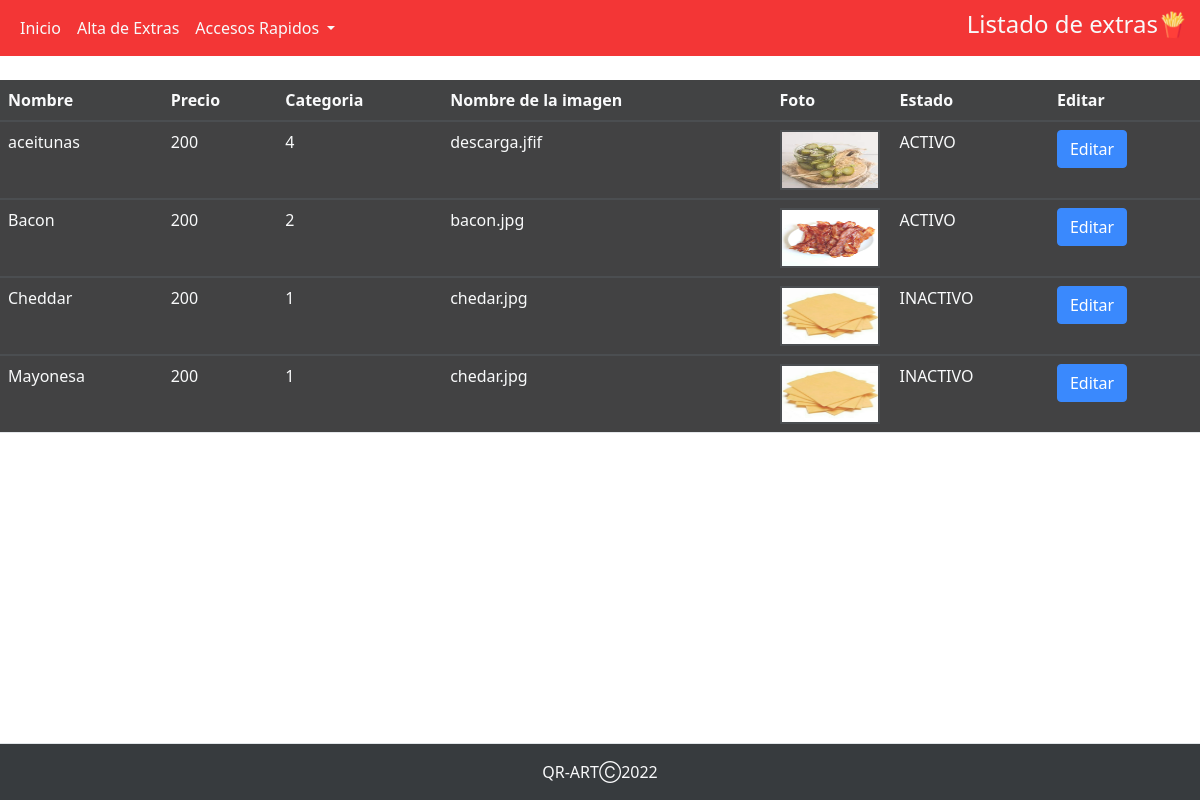
The page /perfiles/perfil_admin/abm_extras/modificacion_extra.php on the database its author committed.
### tables this page shows
CREATE TABLE `extra` (
  `cod_extra` int(6) NOT NULL,
  `categ_extra` text NOT NULL,
  `nombre_extra` text NOT NULL,
  `precio_extra` decimal(11,0) NOT NULL,
  `foto_extra` text NOT NULL,
  `estado_extra` tinyint(1) NOT NULL
);

### perfiles/perfil_admin/abm_extras/modificacion_extra.php (the view, shortened to what this page needs)
<?php
$conexion=mysqli_connect("localhost","root","","qr_art");
?>
<!DOCTYPE html>
<html lang="en">
<head>
    <link rel="stylesheet" href="https://cdnjs.cloudflare.com/ajax/libs/twitter-bootstrap/5.1.3/css/bootstrap.min.css">
    <link rel="stylesheet" href="https://cdn.datatables.net/1.12.1/css/dataTables.bootstrap5.min.css">
    <link rel="stylesheet " href="../../../assets/nav.css">
    <link rel="stylesheet " href="../../../assets/backp.css">
    <link rel="stylesheet " href="../../../assets/table.css">
</head>
<body>
<nav class="navbar navbar-expand-lg">
  <div class="container-fluid">
    <div class="collapse navbar-collapse" id="navbarSupportedContent">
      <ul class="navbar-nav me-auto mb-2 mb-lg-0">
        <li class="nav-item">
          <a class="nav-link active text-light" aria-current="page" href="../perfil_admin.php">Inicio</a>
        </li>
        <li class="nav-item">
          <a class="nav-link text-light" href="./alta_extra.php">Alta de Extras</a>
        </li>
        <li class="nav-item dropdown">
          <a class="nav-link dropdown-toggle text-light" href="#" id="navbarDropdown" role="button" data-bs-toggle="dropdown" aria-expanded="false">
            Accesos Rapidos
          </a>
        </li>
      </ul>
      <h4 class="text-sm-center text-light">Listado de extras🍟</h4>
    </div>
  </div>
</nav>
  <br>
  <table id="extra" name="extra" class="table table-striped" style="width:100%">
        <thead>
            <tr class="text-light">
                <th class="text-light">Nombre</th>
                <th class="text-light">Precio</th>
                <th class="text-light">Categoria</th>
                <th class="text-light">Nombre de la imagen</th>
                <th class="text-light">Foto</th>
                <th class="text-light">Estado</th>
                <th class="text-light">Editar</th>
            </tr>
        </thead>
        <?php
        $sql="SELECT * from extra ORDER BY nombre_extra ASC";
        $result=mysqli_query($conexion, $sql);
        while($mostrar=mysqli_fetch_array($result)){
        ?>
        <tbody>
            <tr>
                <td class="text-light"><?php echo $mostrar['nombre_extra'] ?></td>
                <td class="text-light"><?php echo $mostrar['precio_extra'] ?></td>
                <td class="text-light"><?php echo $mostrar['categ_extra'] ?></td>
                <td class="text-light"><?php echo $mostrar['foto_extra'] ?></td>
                <td style="width: 10%;"><img id="image" name="image" style="border: 2px solid ; width: 100px; height: 60px;" alt="" src="<?php echo "../../../imagenes/extras/".$mostrar['foto_extra'] ?>"></td>
                <td class="text-light"><?php if($mostrar['estado_extra'] == 0){echo "INACTIVO";}else{echo "ACTIVO";} ?></td>
                <td>
                <a class= "btn btn-primary" href="actualizar_extras.php?id=<?php echo $mostrar['cod_extra']?>" class="table__item__link" >Editar</a>
                </td>
            </tr>
        </tbody>
        <?php
        }
        ?>
    </table>
<footer class="py-3 mt-5 border-top bg-dark fixed-bottom">
            <p class="col-md-12 mb-0 text-light text-center">QR-ARTⒸ2022</p>
    </footer>
</body>
</html>

### assets/nav.css (style rules this page uses)
.navbar-expand-lg { background-color: #f00f0fee; }

### assets/backp.css (style rules this page uses)
* { margin: 0; padding: 0; }
body { background-image: url('../assets/img/20.jpg'); background-repeat: no-repeat; background-size: cover; opacity: 0.9; width: calc((100%/3)-10px); }

### assets/table.css (style rules this page uses)
table { background-color: rgb(23, 24, 25); opacity: 0.9; margin-bottom: 40rem; }

### rows shown on the page
extra: nombre_extra "aceitunas", precio_extra "200", categ_extra "4", foto_extra "descarga.jfif", foto_extra (picture), estado_extra "ACTIVO"
extra: nombre_extra "Bacon", precio_extra "200", categ_extra "2", foto_extra "bacon.jpg", foto_extra (picture), estado_extra "ACTIVO"
extra: nombre_extra "Cheddar", precio_extra "200", categ_extra "1", foto_extra "chedar.jpg", foto_extra (picture), estado_extra "INACTIVO"
extra: nombre_extra "Mayonesa", precio_extra "200", categ_extra "1", foto_extra "chedar.jpg", foto_extra (picture), estado_extra "INACTIVO"
